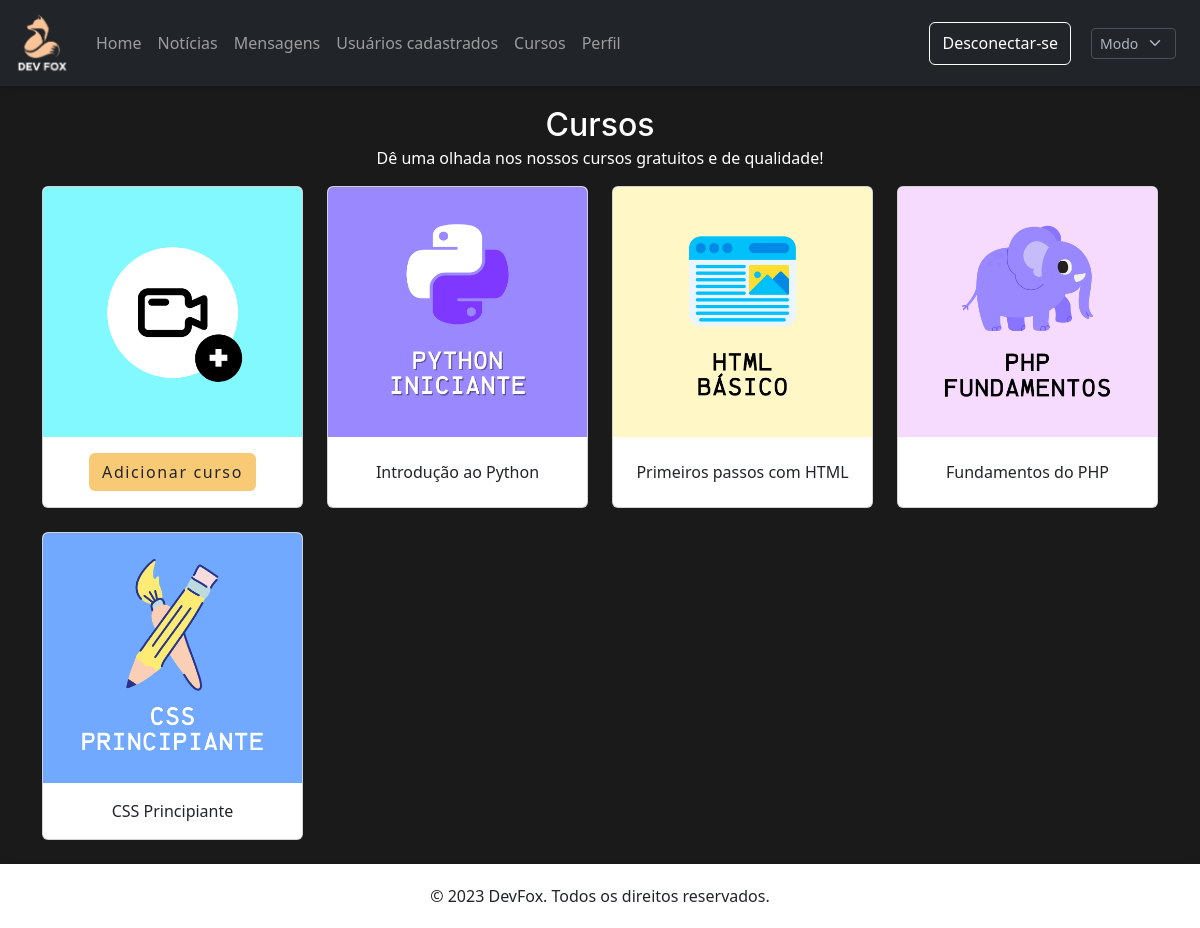
The page /admin/cursos.php (signed in) on the database as committed earlier.
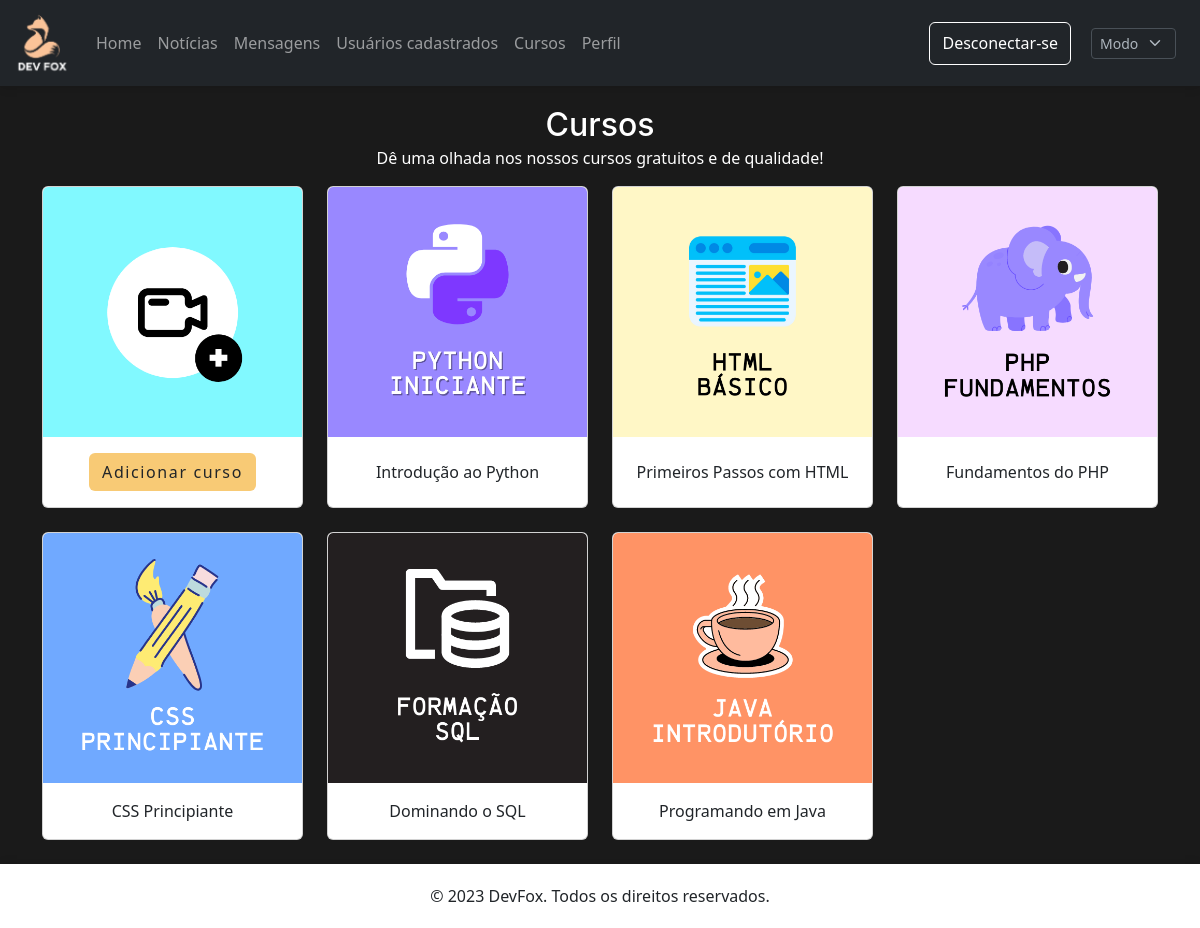
The same page on the database as committed later.
### tables this page shows
CREATE TABLE `modo` (
  `fundo` varchar(20) NOT NULL,
  `tema` varchar(20) NOT NULL,
  `imagem` varchar(50) NOT NULL,
  `botao` varchar(20) NOT NULL,
  `fonte` varchar(20) NOT NULL
);

CREATE TABLE `curso` (
  `idCurso` int(11) NOT NULL,
  `tituloCurso` varchar(200) NOT NULL,
  `profCurso` varchar(200) NOT NULL,
  `imgCurso` varchar(1000) NOT NULL,
  `nivelCurso` varchar(50) NOT NULL,
  `duracaoCurso` varchar(20) NOT NULL,
  `descricaoCurso` varchar(2000) NOT NULL,
  `numAulasCurso` int(11) NOT NULL
);

### modo.php (called while the page is built)
<?php
        include('../conexao.php');
        $consulta = $connection->query('SELECT tema, imagem FROM modo');
        while ($linha = $consulta->fetch()) {
            $tema = $linha['tema'];
            $imagem = $linha['imagem'];
        }
?>

### admin/cursos.php (the view, shortened to what this page needs)
<!DOCTYPE html>
<html lang="en">
<head>
    <?php
        include("../links.php");
    ?>
    <?php
        include('../modo.php');
    ?>
    <?php
        $consulta2 = $connection->query('SELECT idCurso, tituloCurso, imgCurso FROM curso');
    ?>
    <link rel="stylesheet" href="../css/admin.php">
    <link rel="stylesheet" href="../css/card.css">
</head>
<body>
    <?php
        include("./header.php");
    ?>
    <div class="container">
        <h2 class="text-center cards-title">Cursos</h2>
        <p class="text-center cards-text">Dê uma olhada nos nossos cursos gratuitos e de qualidade!</p>
        <div class="row row-cols-1 row-cols-md-4 g-4">
            <div class="col">
                <div class="card h-100 card-layout">
                    <img src="../images/curso.png" class="card-img-top">
                    <div style="margin: auto" class="card-body">
                        <a class="btn card-btn" href="./adicionar-curso.php">
                            Adicionar curso
                        </a>
                    </div>
                </div>
            </div>
            <?php
                while ($linha = $consulta2->fetch()) {
            ?>
            <div class="col">
                <a class="curso-btn" href="./curso.php?id=<?=$linha['idCurso']?>">
                    <div class="card h-100 card-layout">
                        <img src="<?=$linha['imgCurso']?>" class="card-img-top">
                        <div class="card-body uk-flex uk-flex-middle uk-flex-center">
                            <p style="margin: 0px">
                                <?=$linha['tituloCurso']?>
                            </p>
                        </div>
                    </div>
                </a>
            </div>
            <?php
                }
            ?>
        </div>
    </div>
    <br>
    <?php
        include('./footer.php');
    ?>
</body>
</html>

### links.php (shortened to what this page needs)
<link rel="stylesheet" href="../css/uikit.min.css">
<link href="https://cdn.jsdelivr.net/npm/bootstrap@5.3.0-alpha3/dist/css/bootstrap.min.css" rel="stylesheet">
<link rel="stylesheet" href="https://cdnjs.cloudflare.com/ajax/libs/animate.css/4.1.1/animate.min.css"/>

### admin/header.php (shortened to what this page needs)
<nav class="navbar navbar-expand-lg bg-<?=$tema?>" style="box-shadow: 0px 1px 10px rgba(0, 0, 0, 0.141)" data-bs-theme="<?=$tema?>">
  <div class="container-fluid">
    <a class="navbar-brand" href="./index.php"><img src="<?=$imagem?>" alt="Logo" width="60px" height="48px" class="animate__animated animate__tada"></a>
    <div class="collapse navbar-collapse animate__animated animate__slideInLeft" id="navbarNavAltMarkup">
      <div class="navbar-nav">
        <a class="nav-link" href="./index.php">Home</a>
        <a class="nav-link" href="./index.php#noticias">Notícias</a>
        <a class="nav-link" href="./contato.php">Mensagens</a>
        <a class="nav-link" href="./registros.php">Usuários cadastrados</a>
        <a class="nav-link" href="./cursos.php">Cursos</a>
        <a class="nav-link" data-bs-toggle="offcanvas" href="#offcanvasPerfil" aria-controls="offcanvasPerfil">Perfil</a>
      </div>
    </div>
    <div class="d-grid gap-2 d-md-flex justify-content-md-end animate__animated animate__slideInRight">
      <button class="btn btn-outline-primary btn-border-bg" type="button"><a class="nav-link" href="../logout.php">Desconectar-se</a></button>
      <button type="button" class="btn btn-special">
        <form action="../alterar-modo.php" method="post">
          <select class="form-select form-select-sm" aria-label="Default select example" name="mode" onchange="this.form.submit()">
            <option selected>Modo</option>
          </select>
        </form>
      </button>
    </div>
  </div>
</nav>

### admin/footer.php
<p class="text-center footer-style">&copy 2023 DevFox. Todos os direitos reservados.</p>

### css/card.css (style rules this page uses)
.card-layout { overflow: hidden; transition: 0.2s; cursor: pointer; }
.card-img-top { object-fit: cover; }
.card-btn { background-color: #f8ca75; transition: 0.2s; letter-spacing: 0.1rem; }
.cards-title { margin-top: 20px; margin-bottom: 2px; font-weight: 500; }
.curso-btn, .curso-btn:hover { text-decoration: none; }

Rows that differ between the two databases and show on the page:
changed curso: tituloCurso "Primeiros passos com HTML" → "Primeiros Passos com HTML"
added curso: imgCurso (picture), tituloCurso "Dominando o SQL"
added curso: imgCurso (picture), tituloCurso "Programando em Java"
